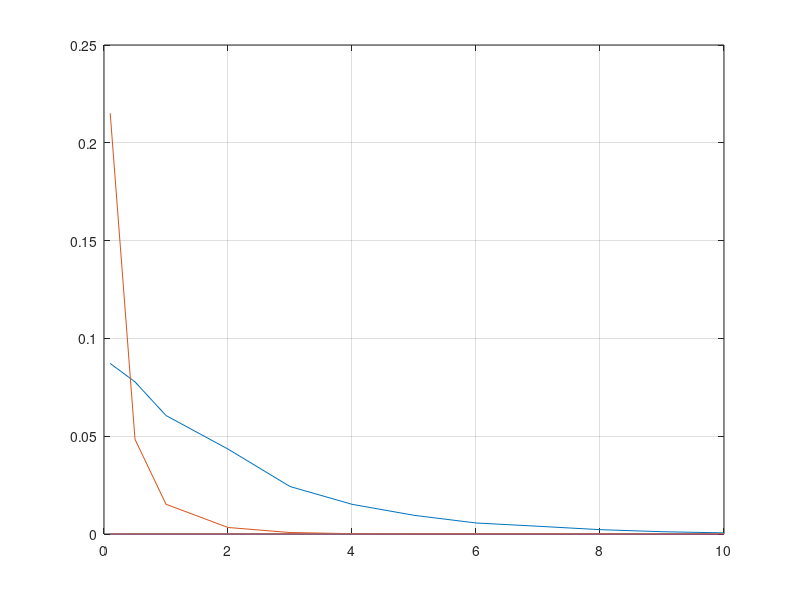

MATLAB code for this plot:
close all
clear 
clc

% rough reading from graph

tau = [
    0.1,
    0.5,
    1.0,
    2.0,
    3.0,
    4.0,
    5.0,
    6.0,
    7.0,
    8.0,
    9.0,
    10.0];
tf = [
    10.750000000000002,
    11.140000000000002,
    11.920000000000003,
    12.700000000000005,
    14.260000000000007,
    15.430000000000009,
    16.60000000000001,
    18.16000000000001,
    18.940000000000012,
    20.890000000000015,
    23.230000000000018,
    26.740000000000023];
lin = [
    0.0871953237360883,
    0.0777866855111079,
    0.06057576550624612,
    0.043415163368643976,
    0.024279047973223458,
    0.015184835154267376,
    0.00956271537171114,
    0.005637477283384601,
    0.003969246674494439,
    0.0022200816604192107,
    0.00117560543768324,
    0.0005752113210129401];
shd = [
    0.21508721836942954,
    0.04842112951451878,
    0.015202811227532186,
    0.003330119617270117,
    0.000749178797959075,
    0.00017097581281820087,
    8.298927089175646e-05,
    8.980441430568036e-05,
    0.0001264303141212161,
    0.00012199429871417289,
    0.00010705970938550278,
    6.052796283816518e-05];

plot(tau, lin)
hold on
plot(tau, shd)
plot(tau, tf/1e5)
plot(tau, tf/1e6)
grid on